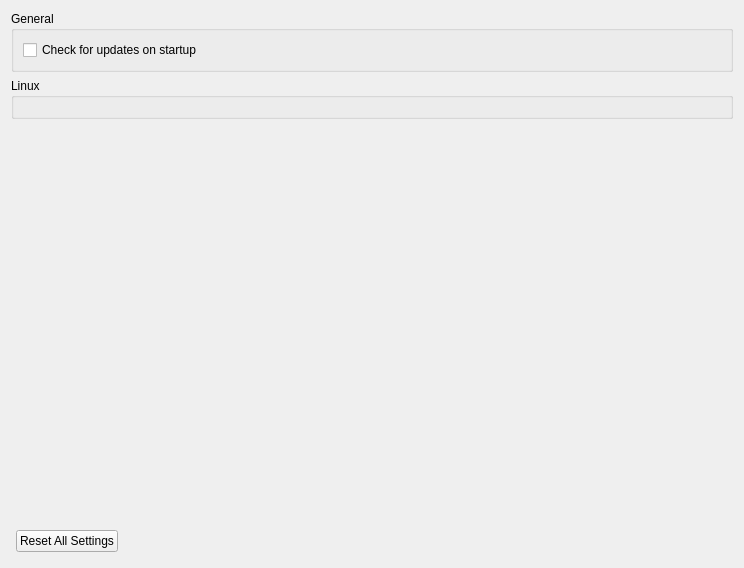
<?xml version="1.0" encoding="UTF-8"?>
<ui version="4.0">
 <class>ConfigureGeneral</class>
 <widget class="QWidget" name="ConfigureGeneral">
  <property name="geometry">
   <rect>
    <x>0</x>
    <y>0</y>
    <width>744</width>
    <height>568</height>
   </rect>
  </property>
  <property name="windowTitle">
   <string>Form</string>
  </property>
  <property name="accessibleName">
   <string>General</string>
  </property>
  <layout class="QHBoxLayout" name="HorizontalLayout">
   <item>
    <layout class="QVBoxLayout" name="VerticalLayout">
     <item>
      <widget class="QGroupBox" name="GeneralGroupBox">
       <property name="title">
        <string>General</string>
       </property>
       <layout class="QHBoxLayout" name="GeneralHorizontalLayout">
        <item>
         <widget class="QWidget" name="general_widget" native="true">
          <layout class="QVBoxLayout" name="GeneralVerticalLayout">
           <property name="leftMargin">
            <number>0</number>
           </property>
           <property name="topMargin">
            <number>0</number>
           </property>
           <property name="rightMargin">
            <number>0</number>
           </property>
           <property name="bottomMargin">
            <number>0</number>
           </property>
           <item>
            <widget class="QCheckBox" name="check_for_updates_checkbox">
             <property name="text">
              <string>Check for updates on startup</string>
             </property>
            </widget>
           </item>
          </layout>
         </widget>
        </item>
       </layout>
      </widget>
     </item>
     <item>
      <widget class="QGroupBox" name="LinuxGroupBox">
       <property name="title">
        <string>Linux</string>
       </property>
       <layout class="QVBoxLayout" name="LinuxVerticalLayout_1">
        <item>
         <widget class="QWidget" name="linux_widget" native="true">
          <layout class="QVBoxLayout" name="LinuxVerticalLayout_2">
           <property name="leftMargin">
            <number>0</number>
           </property>
           <property name="topMargin">
            <number>0</number>
           </property>
           <property name="rightMargin">
            <number>0</number>
           </property>
           <property name="bottomMargin">
            <number>0</number>
           </property>
          </layout>
         </widget>
        </item>
       </layout>
      </widget>
     </item>
     <item>
      <spacer name="verticalSpacer">
       <property name="orientation">
        <enum>Qt::Vertical</enum>
       </property>
       <property name="sizeHint" stdset="0">
        <size>
         <width>20</width>
         <height>40</height>
        </size>
       </property>
      </spacer>
     </item>
     <item>
      <layout class="QHBoxLayout" name="layout_reset">
       <property name="spacing">
        <number>6</number>
       </property>
       <property name="leftMargin">
        <number>5</number>
       </property>
       <property name="topMargin">
        <number>5</number>
       </property>
       <property name="rightMargin">
        <number>5</number>
       </property>
       <property name="bottomMargin">
        <number>5</number>
       </property>
       <item>
        <widget class="QPushButton" name="button_reset_defaults">
         <property name="text">
          <string>Reset All Settings</string>
         </property>
        </widget>
       </item>
       <item>
        <spacer name="spacer_reset">
         <property name="orientation">
          <enum>Qt::Horizontal</enum>
         </property>
         <property name="sizeHint" stdset="0">
          <size>
           <width>40</width>
           <height>20</height>
          </size>
         </property>
        </spacer>
       </item>
      </layout>
     </item>
    </layout>
   </item>
  </layout>
 </widget>
 <resources/>
 <connections/>
</ui>
